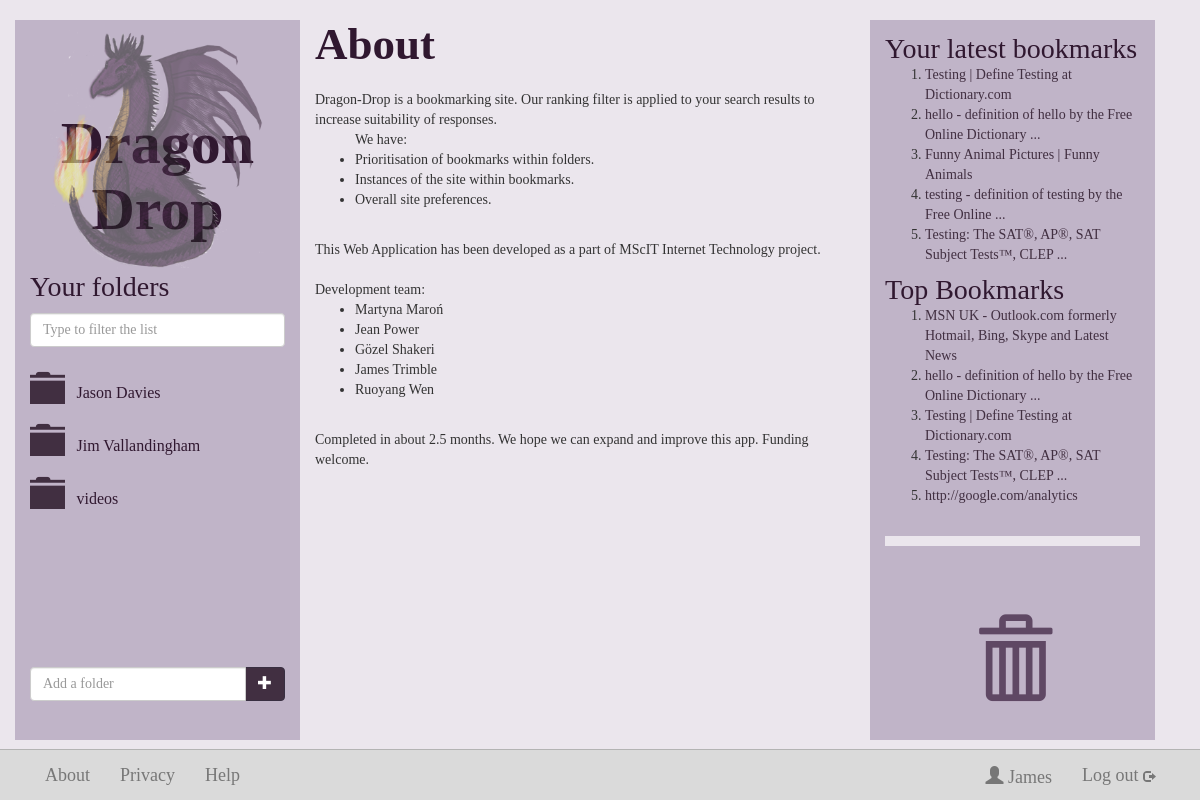
Page /about (signed in) on the committed database.
### dragondrop/models.py (models this page shows, shortened)
class Folder(models.Model):
    foldername = models.CharField(max_length=128, null=False)
    fusername_fk = models.ForeignKey(User)
    def __unicode__(self):
        return self.foldername

class Bookmark(models.Model):
    url = models.URLField(unique=True)
    btitle = models.CharField(max_length=128, null=True, unique=False)
    bdescr = models.CharField(max_length=1024, null=True, unique=False)
    fname = models.ManyToManyField(Folder, through='BookmarkToFolder')
    saved_times = models.IntegerField(default=0)
    def niceName(self):
        if self.btitle=="--- Title not found ---" or not self.btitle:
            return self.url
        return self.btitle

### dragondrop/views.py (the view)
# urls.py: url(r'^about', views.about, name='about'),
def about(request):
    try:
        context = RequestContext(request)
        context_dict = {}
        context_dict = bookmarksFoldersUsers(request)
        return render_to_response('about.html', context_dict, context)
    except UnboundLocalError:
        return HttpResponseRedirect('userpage')

### dragondrop/views.py (called while the page is built)
def getFolderList(current_user, current_folder_name, use_lighter_colour=False):
     try:
          folders = current_user.folder_set.all()
          for folder in folders:
              if folder.foldername == current_folder_name:
                  folder.url = None
                  folder.glyphicon_name = "glyphicon-folder-open"
                  if use_lighter_colour: folder.glyphicon_name += " keep-folder-open"
              else:
                  folder.glyphicon_name = "glyphicon-folder-close"
                  if use_lighter_colour: folder.glyphicon_name += " lighter-colour"
                  folder.url = encode_url(folder.foldername)
          return folders
     except User.DoesNotExist:
          return None

def encode_url(str):
    return str.replace(' ', '_')

def bookmarksFoldersUsers(request):
    context = RequestContext(request)
    if request.user.is_authenticated():
        current_user = request.user
        try:
            context_dict = {'bookmarklist': topfive(request),
                            'latestfive':   latestfive(request),
                            'user':         current_user,
                            'folders':      getFolderList(current_user, None)}
        except User.DoesNotExist:
               pass
    return context_dict

def topfive(request):
     topbookmark = Bookmark.objects.order_by('-saved_times')[:5]
     return topbookmark

def latestfive(request):
    latestBF = BookmarkToFolder.objects.filter(bffolder__fusername_fk=request.user).order_by('-datecreated')[:10]
    latestBookmarks = [bf.bfbookmark for bf in latestBF]
    latestBookmarks = list(OrderedDict.fromkeys(latestBookmarks)) # Get unique items
    return latestBookmarks[:5]

### templates/about.html (shortened to what this page needs)
{% extends 'base.html' %}
	{% block middle_column %}
		<h3 class="general">About</h3>
				Dragon-Drop is a bookmarking site. Our ranking filter is applied to your search results to increase suitability of responses.
		<br />
		<ul>We have:
			<li>Prioritisation of bookmarks within folders.</li>
			<li>Instances of the site within bookmarks.</li>
			<li>Overall site preferences.</li>
		</ul>
		<br />
		This Web Application has been developed as a part of MScIT Internet Technology project.
		<br />
		<br />
		Development team:
			<ul>
				<li>Martyna Maro&nacute;</li>
				<li>Jean Power</li>
				<li>G&#246;zel Shakeri</li>
				<li>James Trimble</li>
				<li>Ruoyang Wen</li>
			</ul>
		<br />
		Completed in about 2.5 months. We hope we can expand and improve this app.
		Funding welcome.
	{% endblock %}

### templates/base.html (shortened to what this page needs)
<!DOCTYPE html>
{% load static %}
<html lang="en">
  <head>
    <link rel="stylesheet" href="{% static "css/bootstrap.css" %}" />
    <link rel="stylesheet" href="{% static "css/general-dragon.css" %}" />
    <link rel="stylesheet" href="{% static "css/jquery-ui-1.10.4.custom.css" %}" />
  </head>
	<body>
		<div class="container">
			<div class="row">
				<div class="col-md-3" id="folder-box">
					{% block left_column %}
					<a href="/userpage"> <img src="{% static "dragon-logo-small.png" %}" alt="Dragon Drop" class="subpage"> </a>
					<h1 class="header"><a alt="Dragon Drop">Dragon Drop</a></h1>
					<h3 class="folders">Your folders</h3>
					{% if folders %}
					   <input type="text" class="form-control" placeholder="Type to filter the list" name="folder-filter" id="folder-filter">
					{% else %}
					    <p>To start creating folders for your favourite links, simply type a folder name in the box below.</p>
					{% endif %}
                    <div class="row" id="scrollable">
                        <div >
                                <div class="row" id="folder-list">
                                    {% if folders %}
                                        {% for folder in folders %}
                                        <div class="col-md-12 droppable">
                                                {% if folder.url %}
                                                <a href="/{{folder.url}}/">
                                                    <span class="glyphicon {{folder.glyphicon_name|default:"glyphicon-folder-close"}} dd-folder-icon"></span>
                                                    <span class="folder-name">{{ folder }}</span>
                                                </a>
                                                {% else %}
                                                  <span class="glyphicon {{folder.glyphicon_name|default:"glyphicon-folder-close"}} dd-folder-icon"></span>
                                                  <span class="folder-name">{{ folder }}</span>
                                                {% endif %}
                                        </div>
                                        {% endfor %}
                                    {% endif %}
                                </div>
                        </div>
				</div>
                <div class="col-md-12 add-folder">
                    <div class="input-group">
                        <input type="text" class="form-control" id="new-folder-name-input" placeholder="Add a folder">
                            <span class="input-group-btn">
                                <button class="btn btn-primary-folder" id="add-folder-button" type="button">
                                <a href="#"><span class="glyphicon glyphicon-plus"></span></a>
                                </button>
                            </span>
                    </div>
                </div>
					{% endblock %}
				</div>
				<div class="col-md-6 results">
					{% block middle_column %}{% endblock %}
				</div>
				<div class="col-md-3 ">
					{% block right_column_bin_bookmarks %}
						<div class="top-bookmarks">
							<h3 class="top-five-heading">Your latest bookmarks</h3>
								{% if latestfive %}
									<ol id="latest-five">
										{% for bookmark in latestfive %}
									<li><a href="{{ bookmark.url }}" target="_blank">{{ bookmark.niceName}}</a></li>
										{% endfor %}
									</ol>
								{% endif %}
							<h3 class="top-five-heading">Top Bookmarks</h3>
								{% if bookmarklist %}
									<ol>
										{% for bookmark in bookmarklist %}
									<li><a href="{{ bookmark.url }}" target="_blank">{{ bookmark.niceName}}</a></li>
										{% endfor %}
									</ol>
								{% endif %}
						</div>
						<div class="bin droppable">
							<a href="/bin-folder"><span class="glyphicon glyphicon-trash"></span></a>
						</div>
					{% endblock %}
				</div>
			</div>
		</div>
      <div class="navbar navbar-default navbar-fixed-bottom" role="navigation">
        {% block bottom_navbar %}
		<div class="container">
         <div class="collapse navbar-collapse ">
            <ul class="nav navbar-nav">
              <li><a class="footer" href="/about">About</a></li>
              <li><a href="/privacy">Privacy</a></li>
              <li><a href="/help">Help</a></li>
				<li class="user-details hidden-xs"><a href="/log_out" >Log out  <span class="glyphicon glyphicon-log-out logout"></span></a></li>
				<li class="user-details hidden-xs"> <a class="navbar-brand " href="/userpage">
				<span class="glyphicon glyphicon-user"></span> {{user.username}} </a>
				</li>
			</ul>
          </div>
        </div>
		{% endblock %}
      </div>
  </body>
</html>

### static/css/general-dragon.css (style rules this page uses)
body { padding-top: 20px; padding-bottom: 60px; background-color: #EBE6ED; font-family: Verdana; }
h1, h2 { font-family: Cambria; font-weight: bold; color: #301830; text-align: center; margin-right:auto; margin-left:auto; padding-top:20px; }
h1.header { font-size: 60px; margin-top: -180px; }
h1 a, h1 a:hover, h3 a, h3 a:hover { text-decoration:none; color:inherit; }
h3 { font-family: Cambria; font-size: 28px; color: #301830; margin: 0 0 20px 0; }
h3.top-five-heading { margin-top:4px; margin-bottom:0px; }
.folders { margin: 30px 0 10px 0; }
img.subpage { display: block; width: 84%; opacity:0.55; }
img { display: block; margin-left: auto; margin-right: auto; }
.navbar-nav { font-size: 18px; width: 100%; }
.navbar-fixed-bottom { background-color: #DADADA;; }
.navbar-default { border-color: #B3B3B3; }
.btn-primary-signin a, .btn-primary-search a, .btn-primary-delete a, .btn-primary-folder a, .btn-primary-add a { text-decoration: none; color: #fff; }
.btn-primary-folder { float: right; }
.nav > li > a { display: inline-block; }
html { position: relative; }
body { margin-bottom: 60px; }
.dd-folder-icon { font-size: 2.5em; color: #412f41; }
.btn-primary-search, .btn-primary-delete, .btn-primary-folder, .btn-primary-add { background-color: #412f41; border-color: #382f41; color: #fff; }
.droppable { padding-top:12px; width:100%; position:relative; }
.folder-name { color: #301830; font-size: 16px; position: relative; top:-0.3em; padding-left: .5em; margin-right: 20px; }
.add-folder { padding: 20px 0; }
#scrollable, #scrollable-bookmarks { margin-left: auto; margin-right: auto; overflow-y: auto; overflow-x: hidden; }
.row #scrollable { margin-top: 10px; }
.row { //margin: 100px -15px 0 -15px; width:100%; }
.col-md-3 { background-color: rgba(40, 0, 70, 0.22); padding-top: 10px; }
.col-md-6 { z-index: 10; }
.top-bookmarks { z-index: 1; }
.top-bookmarks a, .top-bookmarks a:hover { color:#412f41; }
.bin { padding: 5px 20px; border-top: 10px solid #EBE6ED; margin-top: 30px; }
.bin span { display: block; font-size: 80px; color: #5F4864; padding-top: 70px; text-align:center; }
.logout { font-size: 12px; }
li.user-details { float: right; margin-right: 0px; }
@media (min-width: 992px) { html, body { overflow: auto; height:100%; min-height:800px; } }
@media (min-width: 992px) { body { margin-bottom:-60px; } }
@media (min-width: 992px) { .container > .row { height:100%; } }
@media (min-width: 992px) { .col-md-3 { height:100%; } }
@media (min-width: 992px) { .container { height:100%; } }
@media (min-width: 992px) { .col-md-6.results { height:100%; } }
@media (min-width: 992px) { #folder-box { height:100%; } }
h3.general { font-size: 45px; font-weight: bold; }

### rows in the picture
Folder: foldername "Jason Davies"
Folder: foldername "Jim Vallandingham"
Folder: foldername "videos"
Bookmark: niceName "Testing | Define Testing at Dictionary.com"
Bookmark: niceName "hello - definition of hello by the Free Online Dictionary ..."
Bookmark: niceName "Funny Animal Pictures | Funny Animals"
Bookmark: niceName "testing - definition of testing by the Free Online ..."
Bookmark: niceName "Testing: The SAT®, AP®, SAT Subject Tests™, CLEP ..."
Bookmark: niceName "MSN UK - Outlook.com formerly Hotmail, Bing, Skype and Latest News"
Bookmark: niceName "http://google.com/analytics"

### other values in the picture
{{ user.username }} "James"
